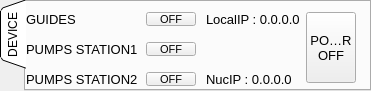
   <widget class="QTabWidget" name="tab_device">
    <property name="geometry">
     <rect>
      <x>10</x>
      <y>20</y>
      <width>371</width>
      <height>91</height>
     </rect>
    </property>
    <property name="tabPosition">
     <enum>QTabWidget::West</enum>
    </property>
    <property name="tabShape">
     <enum>QTabWidget::Triangular</enum>
    </property>
    <property name="currentIndex">
     <number>0</number>
    </property>
    <property name="elideMode">
     <enum>Qt::ElideLeft</enum>
    </property>
    <widget class="QWidget" name="device">
     <attribute name="title">
      <string>DEVICE</string>
     </attribute>
     <widget class="QLabel" name="label_guides">
      <property name="geometry">
       <rect>
        <x>0</x>
        <y>10</y>
        <width>61</width>
        <height>14</height>
       </rect>
      </property>
      <property name="minimumSize">
       <size>
        <width>0</width>
        <height>14</height>
       </size>
      </property>
      <property name="maximumSize">
       <size>
        <width>16777215</width>
        <height>14</height>
       </size>
      </property>
      <property name="font">
       <font>
        <pointsize>10</pointsize>
        <weight>50</weight>
        <bold>false</bold>
       </font>
      </property>
      <property name="text">
       <string>GUIDES</string>
      </property>
      <property name="alignment">
       <set>Qt::AlignLeading|Qt::AlignLeft|Qt::AlignVCenter</set>
      </property>
     </widget>
     <widget class="QLabel" name="label_pumps_station1">
      <property name="geometry">
       <rect>
        <x>0</x>
        <y>40</y>
        <width>131</width>
        <height>14</height>
       </rect>
      </property>
      <property name="minimumSize">
       <size>
        <width>0</width>
        <height>14</height>
       </size>
      </property>
      <property name="maximumSize">
       <size>
        <width>16777215</width>
        <height>14</height>
       </size>
      </property>
      <property name="font">
       <font>
        <pointsize>10</pointsize>
        <weight>50</weight>
        <bold>false</bold>
       </font>
      </property>
      <property name="text">
       <string>PUMPS STATION1</string>
      </property>
      <property name="alignment">
       <set>Qt::AlignLeading|Qt::AlignLeft|Qt::AlignVCenter</set>
      </property>
     </widget>
     <widget class="QLabel" name="ip_local">
      <property name="geometry">
       <rect>
        <x>180</x>
        <y>10</y>
        <width>150</width>
        <height>14</height>
       </rect>
      </property>
      <property name="minimumSize">
       <size>
        <width>75</width>
        <height>14</height>
       </size>
      </property>
      <property name="maximumSize">
       <size>
        <width>150</width>
        <height>14</height>
       </size>
      </property>
      <property name="font">
       <font>
        <pointsize>10</pointsize>
        <weight>50</weight>
        <bold>false</bold>
       </font>
      </property>
      <property name="text">
       <string>LocalIP : 0.0.0.0</string>
      </property>
      <property name="alignment">
       <set>Qt::AlignLeading|Qt::AlignLeft|Qt::AlignVCenter</set>
      </property>
     </widget>
     <widget class="QLabel" name="ip_nuc">
      <property name="geometry">
       <rect>
        <x>180</x>
        <y>70</y>
        <width>160</width>
        <height>14</height>
       </rect>
      </property>
      <property name="minimumSize">
       <size>
        <width>160</width>
        <height>14</height>
       </size>
      </property>
      <property name="maximumSize">
       <size>
        <width>170</width>
        <height>14</height>
       </size>
      </property>
      <property name="font">
       <font>
        <pointsize>10</pointsize>
        <weight>50</weight>
        <bold>false</bold>
       </font>
      </property>
      <property name="text">
       <string>NucIP : 0.0.0.0</string>
      </property>
      <property name="alignment">
       <set>Qt::AlignLeading|Qt::AlignLeft|Qt::AlignVCenter</set>
      </property>
     </widget>
     <widget class="QToolButton" name="btn_power_off">
      <property name="geometry">
       <rect>
        <x>280</x>
        <y>10</y>
        <width>50</width>
        <height>71</height>
       </rect>
      </property>
      <property name="font">
       <font>
        <pointsize>10</pointsize>
       </font>
      </property>
      <property name="text">
       <string>POWER
OFF</string>
      </property>
     </widget>
     <widget class="QToolButton" name="led_guides">
      <property name="geometry">
       <rect>
        <x>120</x>
        <y>10</y>
        <width>50</width>
        <height>14</height>
       </rect>
      </property>
      <property name="minimumSize">
       <size>
        <width>50</width>
        <height>0</height>
       </size>
      </property>
      <property name="maximumSize">
       <size>
        <width>50</width>
        <height>14</height>
       </size>
      </property>
      <property name="font">
       <font>
        <pointsize>8</pointsize>
       </font>
      </property>
      <property name="toolTip">
       <string/>
      </property>
      <property name="toolTipDuration">
       <number>-1</number>
      </property>
      <property name="text">
       <string>OFF</string>
      </property>
     </widget>
     <widget class="QToolButton" name="led_pumps_station1">
      <property name="geometry">
       <rect>
        <x>120</x>
        <y>40</y>
        <width>50</width>
        <height>14</height>
       </rect>
      </property>
      <property name="minimumSize">
       <size>
        <width>50</width>
        <height>0</height>
       </size>
      </property>
      <property name="maximumSize">
       <size>
        <width>50</width>
        <height>14</height>
       </size>
      </property>
      <property name="font">
       <font>
        <pointsize>8</pointsize>
       </font>
      </property>
      <property name="toolTip">
       <string/>
      </property>
      <property name="toolTipDuration">
       <number>-1</number>
      </property>
      <property name="text">
       <string>OFF</string>
      </property>
     </widget>
     <widget class="QLabel" name="label_pumps_station2">
      <property name="geometry">
       <rect>
        <x>0</x>
        <y>70</y>
        <width>141</width>
        <height>14</height>
       </rect>
      </property>
      <property name="minimumSize">
       <size>
        <width>0</width>
        <height>14</height>
       </size>
      </property>
      <property name="maximumSize">
       <size>
        <width>16777215</width>
        <height>14</height>
       </size>
      </property>
      <property name="font">
       <font>
        <pointsize>10</pointsize>
        <weight>50</weight>
        <bold>false</bold>
       </font>
      </property>
      <property name="text">
       <string>PUMPS STATION2</string>
      </property>
      <property name="alignment">
       <set>Qt::AlignLeading|Qt::AlignLeft|Qt::AlignVCenter</set>
      </property>
     </widget>
     <widget class="QToolButton" name="led_pumps_station2">
      <property name="geometry">
       <rect>
        <x>120</x>
        <y>70</y>
        <width>50</width>
        <height>14</height>
       </rect>
      </property>
      <property name="minimumSize">
       <size>
        <width>50</width>
        <height>0</height>
       </size>
      </property>
      <property name="maximumSize">
       <size>
        <width>50</width>
        <height>14</height>
       </size>
      </property>
      <property name="font">
       <font>
        <pointsize>8</pointsize>
       </font>
      </property>
      <property name="toolTip">
       <string/>
      </property>
      <property name="toolTipDuration">
       <number>-1</number>
      </property>
      <property name="text">
       <string>OFF</string>
      </property>
     </widget>
    </widget>
   </widget>
